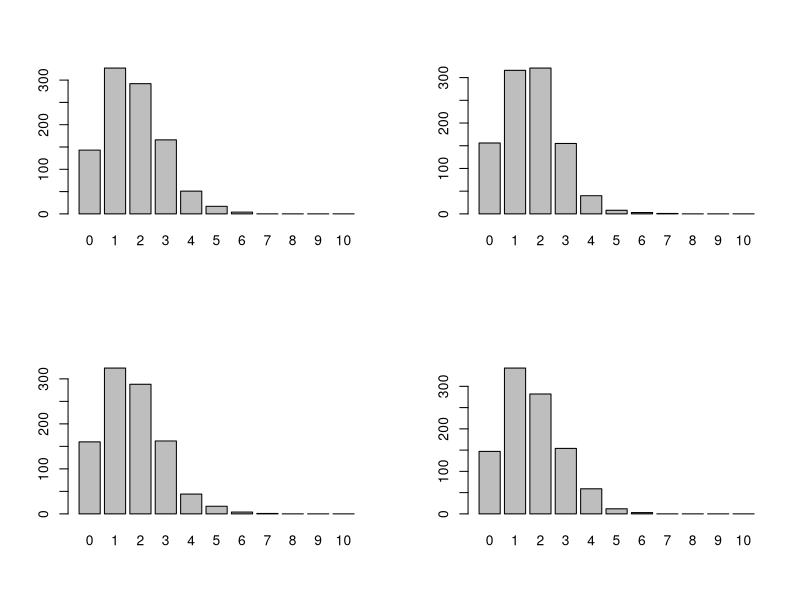

This figure's R source:
## ---- chunk 1
knitr::opts_chunk$set(echo = TRUE)
library(kableExtra)
## ---- chunk 2
rm(list = ls())
## ---- chunk 3
fores <- 0:10
par( mfrow= c(2,2) )
for (i in 1:4) {
  set.seed(100*i)
  xilia_paixnidia <- rbinom(1000, size = 10, prob = 1 / 6)
  pin_syxn <- table(factor(xilia_paixnidia, levels=fores))
  barplot(pin_syxn, names.arg = fores)
}
## ---- chunk 4
dbinom(3, size=10, prob=1/6)
dbinom(4, size=10, prob=1/6) 
